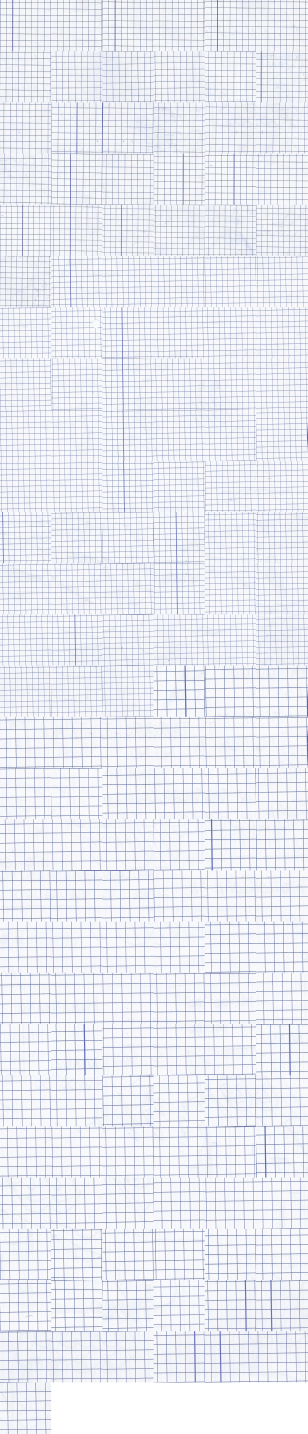
#> input picture contact_sheet.jpg, 1536 x 7168 px (shown at 1/5 size)
$ python -i digitize_gui.py   (imports and definitions only)
#> lines starting #> are read from the running program, lines starting #| are printed output that depends on the picture
#> further down, picture is the input picture: shape (7168, 1536, 3); mean B, G, R 240.7, 232.8, 230.6
#!/usr/bin/env python3
"""
digitize_gui.py — v5
=====================
GUI profesional para digitalizar dibujos de libreta de cuadrícula azul.

Mejoras v5:
  · Fix encoding: carga y guarda imágenes con rutas Unicode (tildes, espacios,
    caracteres especiales) usando np.fromfile/cv2.imdecode y buf.tofile.

Mejoras v4:
  · Tema oscuro moderno con ttkbootstrap (darkly)
  · Tooltips robustos con after-delay, nunca se quedan flotando
  · Panel de parámetros con secciones colapsables y orden lógico
  · Toolbar con iconos consistentes
  · Indicador de progreso integrado en la barra de estado
  · Canvas con crosshair dinámico que muestra tamaño del pincel
  · Vista comparada lado a lado (opcional)
  · Correcciones de todos los bugs de la v3

Requisitos:
  pip install opencv-python-headless Pillow numpy ttkbootstrap
  sudo apt install python3-tk  (Linux)

Uso:
  python digitize_gui.py
  python digitize_gui.py -i escan.png
"""

import argparse
import math
import sys
import threading
import time
import tkinter as tk
from tkinter import filedialog, messagebox
import ttkbootstrap as ttk
from ttkbootstrap.constants import *

import cv2
import numpy as np
from PIL import Image, ImageTk


from pathlib import Path


# ══════════════════════════════════════════════════════════════════════════════
# HELPERS DE I/O SEGUROS CON UNICODE
# cv2.imread / cv2.imwrite fallan silenciosamente con rutas que contienen
# tildes, espacios o caracteres no-ASCII. Se leen/escriben los bytes
# directamente y se delega la codificación/decodificación a OpenCV.
# ══════════════════════════════════════════════════════════════════════════════

def _imread(path: str) -> np.ndarray | None:
    buf = np.fromfile(path, dtype=np.uint8)
    return cv2.imdecode(buf, cv2.IMREAD_COLOR)


# [7 lines left out: function _imwrite, not called in this run]


# ══════════════════════════════════════════════════════════════════════════════
# COLORES Y CONSTANTES
# ══════════════════════════════════════════════════════════════════════════════

C = {
    "bg":        "#1a1d23",
    "panel":     "#22262e",
    "card":      "#2a2f3a",
    "border":    "#363c4a",
    "accent":    "#4a90d9",
    "accent2":   "#5ba85e",
    "warn":      "#e8a838",
    "danger":    "#d9534f",
    "text":      "#e0e4ed",
    "text_dim":  "#7b8399",
    "text_hint": "#4f5568",
    "slider_bg": "#363c4a",
}

FONT_UI    = ("Segoe UI", 9)
FONT_LABEL = ("Segoe UI", 9)
FONT_SMALL = ("Segoe UI", 8)
FONT_MONO  = ("Consolas", 9)
FONT_TITLE = ("Segoe UI", 10, "bold")


# ══════════════════════════════════════════════════════════════════════════════
# PIPELINE (idéntico al digitize_notebook.py v3)
# ══════════════════════════════════════════════════════════════════════════════

COLOR_INK_RANGES = [
    ("rojo",     0,   12,  40, 40, 230, 15, 15),
    ("rojo-mag", 155, 180, 40, 40, 230, 15, 15),
]

def detect_color_inks(img):
    hsv = cv2.cvtColor(img, cv2.COLOR_BGR2HSV)
#> hsv: shape (7168, 1536, 3); mean H, S, V 108.6, 13.4, 240.7
    b_ch, g_ch, r_ch = cv2.split(img)
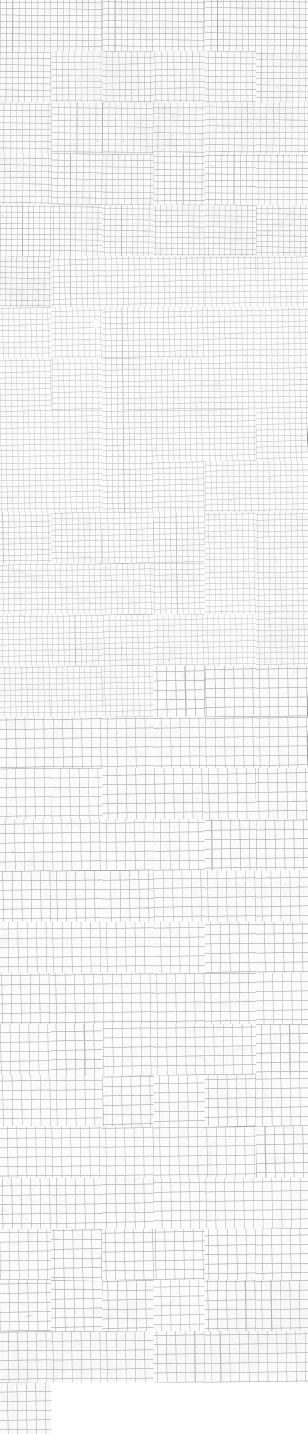
#> b_ch: shape (7168, 1536) (shown at 1/5 size); min 24, max 255, mean 240.7
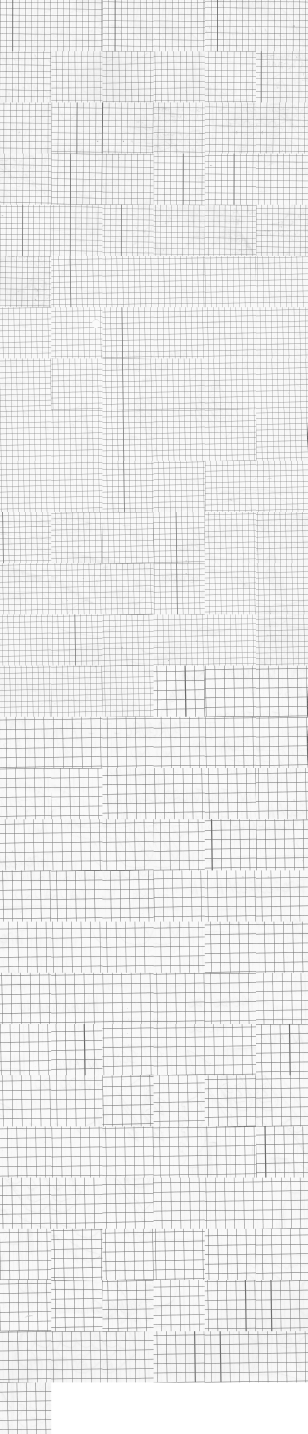
#> g_ch: shape (7168, 1536) (shown at 1/5 size); min 12, max 255, mean 232.8
    combined = np.zeros(img.shape[:2], dtype=np.uint8)
    for (name, h_lo, h_hi, s_lo, v_lo, v_hi, rg_min, rb_min) in COLOR_INK_RANGES:
        hsv_mask = cv2.inRange(hsv, np.array([h_lo, s_lo, v_lo]),
                                    np.array([h_hi, 255,  v_hi]))
        rgb_mask = ((r_ch.astype(int) - g_ch.astype(int) > rg_min) &
                    (r_ch.astype(int) - b_ch.astype(int) > rb_min)
                   ).astype(np.uint8) * 255
        layer = cv2.bitwise_and(hsv_mask, rgb_mask)
        k = cv2.getStructuringElement(cv2.MORPH_ELLIPSE, (3, 3))
        layer = cv2.dilate(layer, k, iterations=1)
        combined = cv2.bitwise_or(combined, layer)
    return combined

# [89 lines left out: functions build_synthetic_channel, extract_mask, detect_grid_residual, inpaint_grid, remove_noise_components, run_pipeline, not called in this run]


# ══════════════════════════════════════════════════════════════════════════════
# TOOLTIP ROBUSTO  (never gets stuck)
# ══════════════════════════════════════════════════════════════════════════════

class Tooltip:
    """
    Tooltip con delay configurable que se destruye correctamente siempre.
    Usa after() para mostrar y cancela el after() en Leave → nunca se queda.
    """
    _active: "Tooltip | None" = None

    # [10 lines left out: function __init__, not called in this run]

    def _on_enter(self, e):
        self._cancel()
        self._job = self._widget.after(self._delay, self._show)

    def _on_leave(self, e=None):
        self._cancel()
        self._hide()

    def _on_destroy(self, e=None):
        self._cancel()
        self._hide()

    # [37 lines left out: functions _cancel, _show, _hide, not called in this run]


# ══════════════════════════════════════════════════════════════════════════════
# SECCIÓN COLAPSABLE
# ══════════════════════════════════════════════════════════════════════════════

class CollapsibleSection(tk.Frame):
    # [32 lines left out: functions __init__, _toggle, not called in this run]


# ══════════════════════════════════════════════════════════════════════════════
# FILA DE PARÁMETRO
# ══════════════════════════════════════════════════════════════════════════════

class ParamRow(tk.Frame):
    """Label + Scale + Spinbox en una fila, con tooltip robusto."""

    # [52 lines left out: functions __init__, _validate, not called in this run]


# ══════════════════════════════════════════════════════════════════════════════
# PANEL DE PARÁMETROS
# ══════════════════════════════════════════════════════════════════════════════

class PanelParams(tk.Frame):
    # [9 lines left out: functions __init__, _row, not called in this run]

    def _sep(self, parent):
        f = tk.Frame(parent, bg=C["border"], height=1)
        f.pack(fill="x", pady=4)

    # [83 lines left out: function _build, not called in this run]


# ══════════════════════════════════════════════════════════════════════════════
# CANVAS CON ZOOM, SCROLL Y DIBUJO
# ══════════════════════════════════════════════════════════════════════════════

class DrawingCanvas(tk.Frame):
    MIN_ZOOM = 0.05
    MAX_ZOOM = 5.0

    # [118 lines left out: functions __init__, refresh, _build_display_image, _paint_overlay, _draw_cursor, not called in this run]

    def _on_mouse_move(self, e):
        self._draw_cursor(e.x, e.y)

    # [12 lines left out: functions _on_mouse_leave, _zoom_step, not called in this run]

    def _zoom_win(self, e):
        self._zoom_step(1.15 if e.delta > 0 else 1/1.15)

    # ── Scroll ────────────────────────────────────────────────────────────────

    def _scroll_win(self, e):
        self.canvas.yview_scroll(-1 if e.delta > 0 else 1, "units")

    # ── Pan ───────────────────────────────────────────────────────────────────

    def _pan_start_ev(self, e):
        self._pan_start = (e.x, e.y)
        self.canvas.configure(cursor="fleur")

    # [7 lines left out: function _pan_move, not called in this run]

    def _pan_end(self, e):
        self._pan_start = None
        self.canvas.configure(cursor="crosshair")

    # ── Dibujo ────────────────────────────────────────────────────────────────

    # [46 lines left out: functions _to_orig, _draw_start, _draw_move, _draw_end, _paint_point, not called in this run]

    # ── Utilidades públicas ───────────────────────────────────────────────────

    def set_zoom(self, z):
        self._zoom = max(self.MIN_ZOOM, min(self.MAX_ZOOM, z))
        self.refresh()

    # [10 lines left out: function fit_to_window, not called in this run]


# ══════════════════════════════════════════════════════════════════════════════
# PANEL DE HERRAMIENTAS (derecho)
# ══════════════════════════════════════════════════════════════════════════════

class PanelTools(tk.Frame):
    # [165 lines left out: functions __init__, _section_label, _build, _select_tool, _select_view, not called in this run]


# ══════════════════════════════════════════════════════════════════════════════
# APLICACIÓN PRINCIPAL
# ══════════════════════════════════════════════════════════════════════════════

class App(ttk.Window):
    UNDO_LIMIT = 30

    # [285 lines left out: functions __init__, _build_toolbar, _build_main, _build_statusbar, _show_placeholder, load_image and 3 more, not called in this run]

    def _on_progress(self, msg, pct):
        self._sv_msg.set(f"[{pct:3d}%]  {msg}")
        self._progress["value"] = pct

    # [76 lines left out: functions _on_done, _on_error, _param_changed, save_result, save_undo, undo and 2 more, not called in this run]

    # ── Status helpers ────────────────────────────────────────────────────────

    def set_status_zoom(self, z):
        self._sv_zoom.set(f"🔍  {z*100:.0f}%")


# ══════════════════════════════════════════════════════════════════════════════
# ENTRY POINT
# ══════════════════════════════════════════════════════════════════════════════

# [7 lines left out: function main, not called in this run]


# [2 lines not run here, left out]

>>> import cv2
>>> picture = cv2.imread('../contact_sheet.jpg')
>>> result = detect_color_inks(picture)
